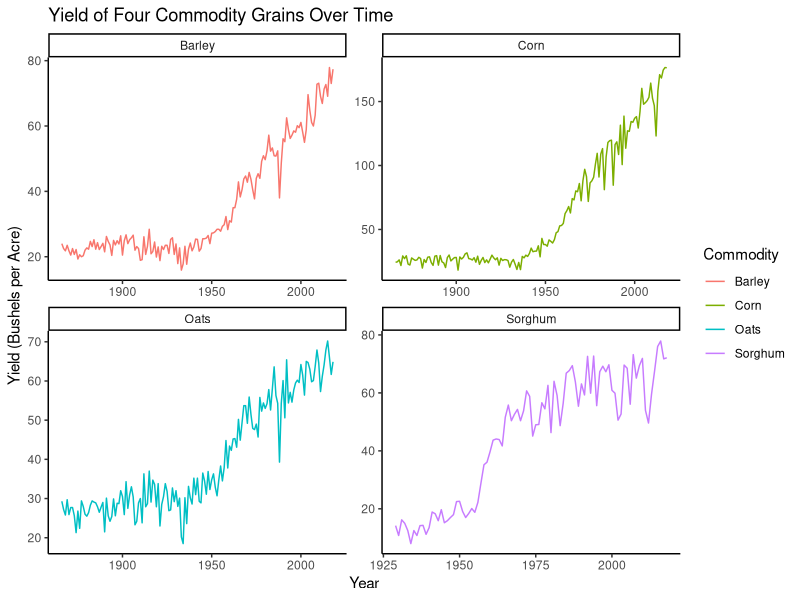
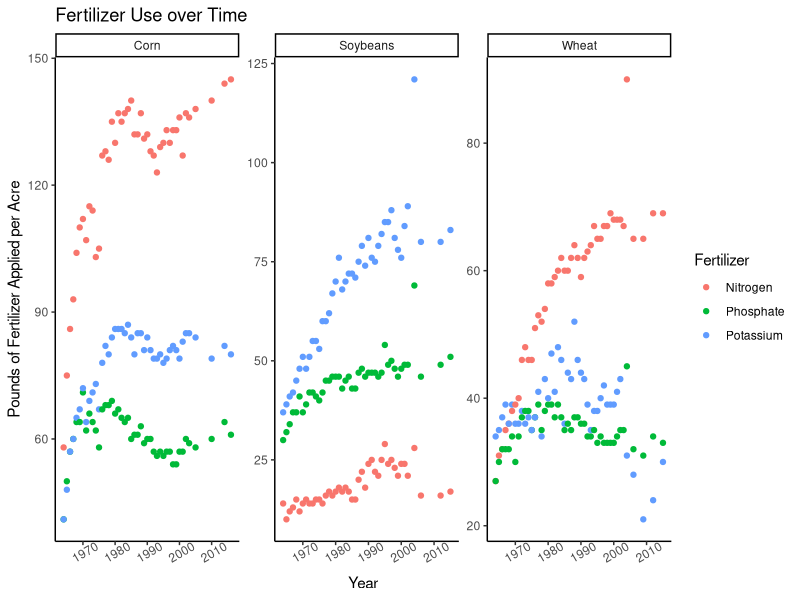
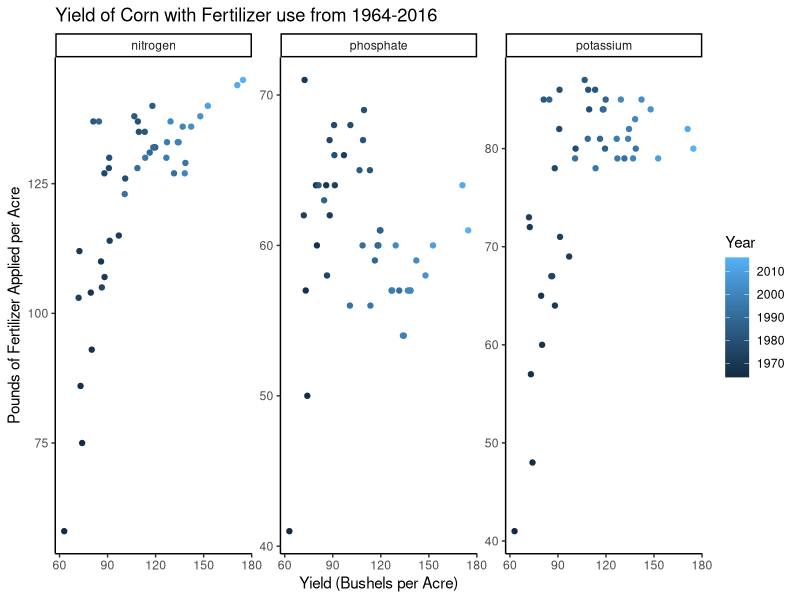

Here is the R script that generated these plots, in order:
## ---- chunk 1
knitr::opts_chunk$set(echo = TRUE)
## ---- chunk 2
#load the packages
library(tidyverse)
library(RColorBrewer)

#load the csvs
fertilizer <- read_csv("fertilizer.csv")

grain <- read_csv("grain.csv")



## ---- chunk 3

#data wrangling
grain_yield <- grain %>%
  select(year, commodity, yield) %>%
  filter(yield != "NA")

#create the plots
ggplot(grain_yield, aes(x = year, y = yield, color = commodity)) +
  geom_line() +
  theme_classic() +
  scale_color_discrete(name = "Commodity") +
  facet_wrap(~ commodity, scale = "free") +
  labs(title = "Yield of Four Commodity Grains Over Time",
    x = "Year",
       y = "Yield (Bushels per Acre)")


## ---- chunk 4
#wrangle the data
fertilizer_use <- fertilizer %>%
  rename(Fertilizer = fertilizer) %>%
  filter(ppa != "NA") %>%
  group_by(Fertilizer)


#create the plot
ggplot(fertilizer_use, aes(x = year, y = ppa, color = Fertilizer))+
  geom_point() +
  theme_classic() +
  scale_color_discrete(name = "Fertilizer",
                       labels = c("Nitrogen", "Phosphate", "Potassium")) +
  theme(axis.text.x = element_text(angle = 30))+
  facet_wrap(~ crop, scale = "free")+
  labs(title = "Fertilizer Use over Time",
       x = "Year",
       y = "Pounds of Fertilizer Applied per Acre")

## ---- chunk 5

#merge the two data sets together by corn
grain_corn <- grain %>%
  select(year, commodity, yield) %>%
  filter(commodity == "Corn")

fertilizer_corn <- fertilizer %>%
  filter(crop == "Corn", ppa != "NA") %>%
  rename(commodity = crop)

merge_corn <- merge(grain_corn, fertilizer_corn, by = c("commodity", "year"))

#plot the yield of corn by the amount of fertilizer applied
ggplot(merge_corn, aes(x = yield, y = ppa, color = year)) +
  geom_point() +
  theme_classic() +
  scale_color_continuous(name = "Year") +
  facet_wrap(~ fertilizer, scale = "free") +
  labs(title = "Yield of Corn with Fertilizer use from 1964-2016",
       x = "Yield (Bushels per Acre)",
       y = "Pounds of Fertilizer Applied per Acre")


